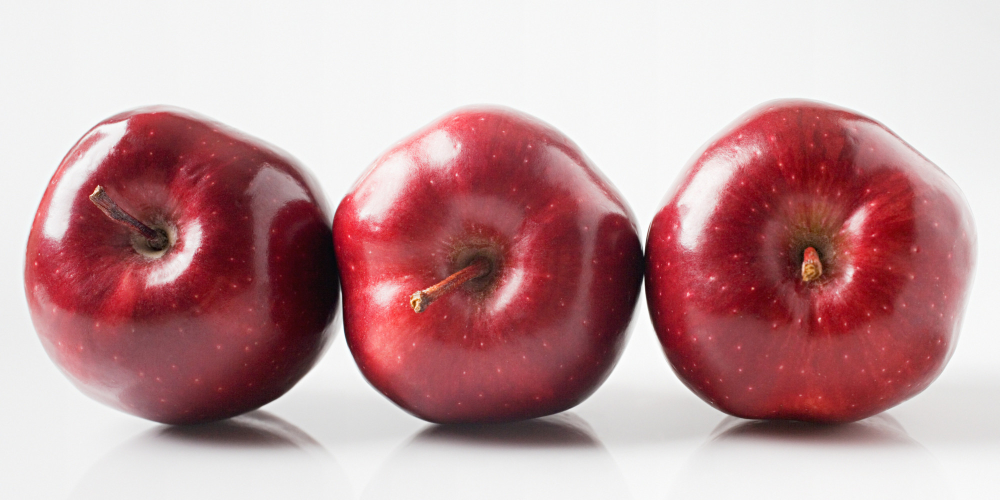
#> input picture Data/apple-20201020T133832Z-001/apple/Image_1.jpg, 2000 x 1000 px, found by its file name (shown at 1/2 size); its folder holds 4 pictures in this run
$ jupyter execute --allow-errors Copy_of_Copy_of_My_Minor_project.ipynb   (shell and % lines are left out)
#> lines starting #> are read from the running program, lines starting #| are printed output that depends on the picture
<a href="https://colab.research.google.com/github/Rajiv710/Practice/blob/main/Copy_of_Copy_of_My_Minor_project.ipynb" target="_parent"></a>

[cell 1]
import bing_image_downloader

[cell 2]
cd /content/drive/My Drive/DataSet

[cell 3]
from bing_image_downloader import downloader
downloader.download('apple',limit = 40, output_dir = 'fruits')
#> (this line was passed over: bing_image_downloader is not available in this run)

[cell 4]
downloader.download('banana',limit = 40, output_dir = 'fruits')
#> (this line was passed over: bing_image_downloader is not available in this run)
#> further down, img_read is the input picture: shape (1000, 2000, 3); mean R, G, B 194.9, 154.6, 157.5
#> `img_resized = resize(img_read,(200,200,3))`:
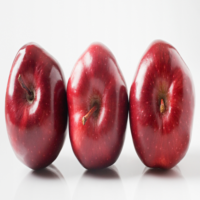
#> img_resized: shape (200, 200, 3) float64; mean R, G, B 0.764, 0.606, 0.618

[cell 5]
#downloader.download('aeroplane',25,'images')

[cell 6]
import numpy as np
import matplotlib.pyplot as plt
import pandas as pd
import os

from skimage.transform import resize
from skimage.io import imread

target = []
images = []
flat_data = []

DATADIR = '/content/drive/My Drive/DataSet/fruits'
CATEGORIES = ['apple','banana']

#> (the rest of this cell did not finish here and is left out)

[cell 7]
df = pd.DataFrame(flat_data)
df['Target'] = target

[cell 8]
x = df.iloc[:,0:120000].values
y = df['Target'].values

[cell 9]
from sklearn.model_selection import GridSearchCV
from sklearn.neighbors import KNeighborsClassifier
z = np.arange(1,39)
param = {'n_neighbors':z}
model = KNeighborsClassifier()
model_grid = GridSearchCV(model,param)
#> (the rest of this cell did not finish here and is left out)

#> (a cell that did not finish here is left out)

[cell 11]
from sklearn.model_selection import train_test_split
x_train,x_test,y_train,y_test = train_test_split(x,y,random_state = 0)

[cell 12]
x_train[0]

[cell 13]
from sklearn.preprocessing import MinMaxScaler
scaler = MinMaxScaler()
x_train = scaler.fit_transform(x_train)
x_test = scaler.transform(x_test)
x_train[0]

[cell 14]
from sklearn.neighbors import KNeighborsClassifier

model = KNeighborsClassifier(n_neighbors= 3 ,metric ='euclidean')

model.fit(x_train,y_train)

[cell 15]
y_pred = model.predict(x_test)

[cell 16]
from sklearn.metrics import accuracy_score
accuracy_score(y_pred,y_test)

SEARCH NEW IMAGE

[cell 17]
new_image = input('Paste new image path')
#> the answer given: Data/apple-20201020T133832Z-001/apple/Image_1.jpg
new_read = imread(new_image)
new_resize = resize(new_read,(200,200,3))
new_flat = new_resize.flatten()

new_flat = scaler.transform([new_flat])
output = model.predict(new_flat)
print('This is ', output)
#| This is  ['apple']
